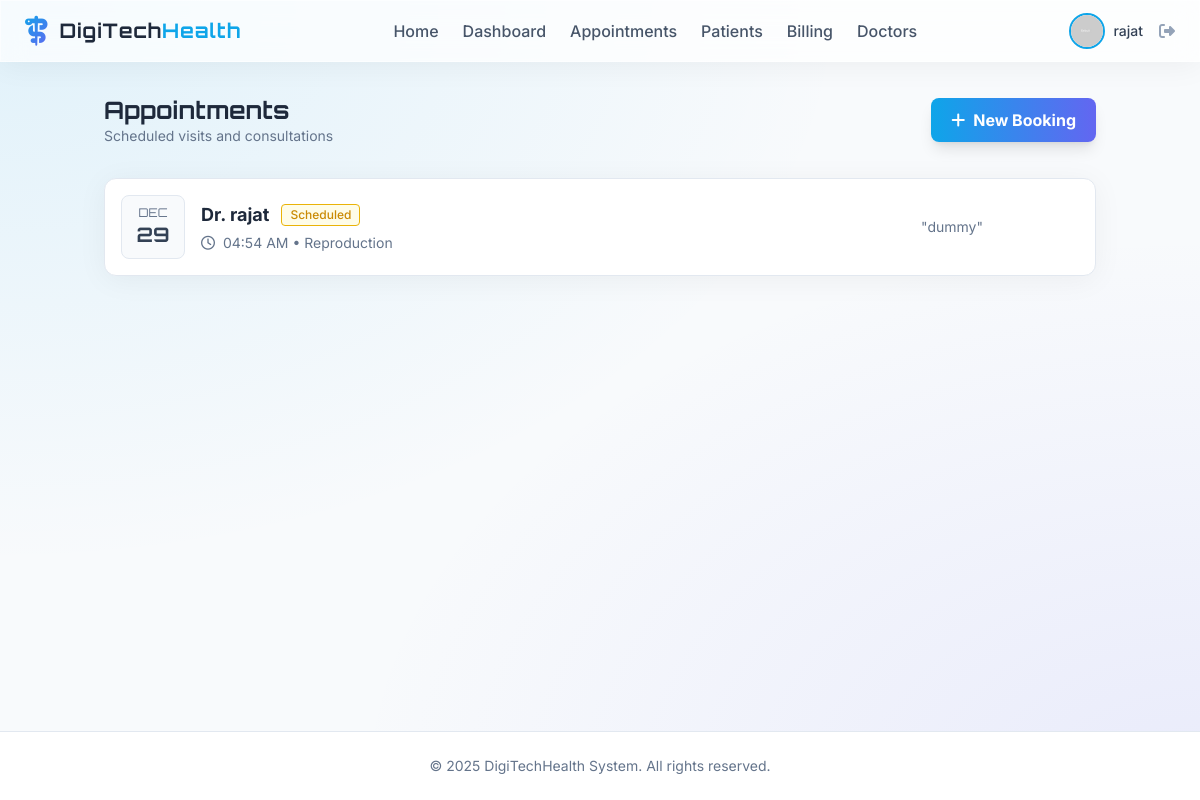
/appointments (signed in), run on an earlier commit of the app's database.
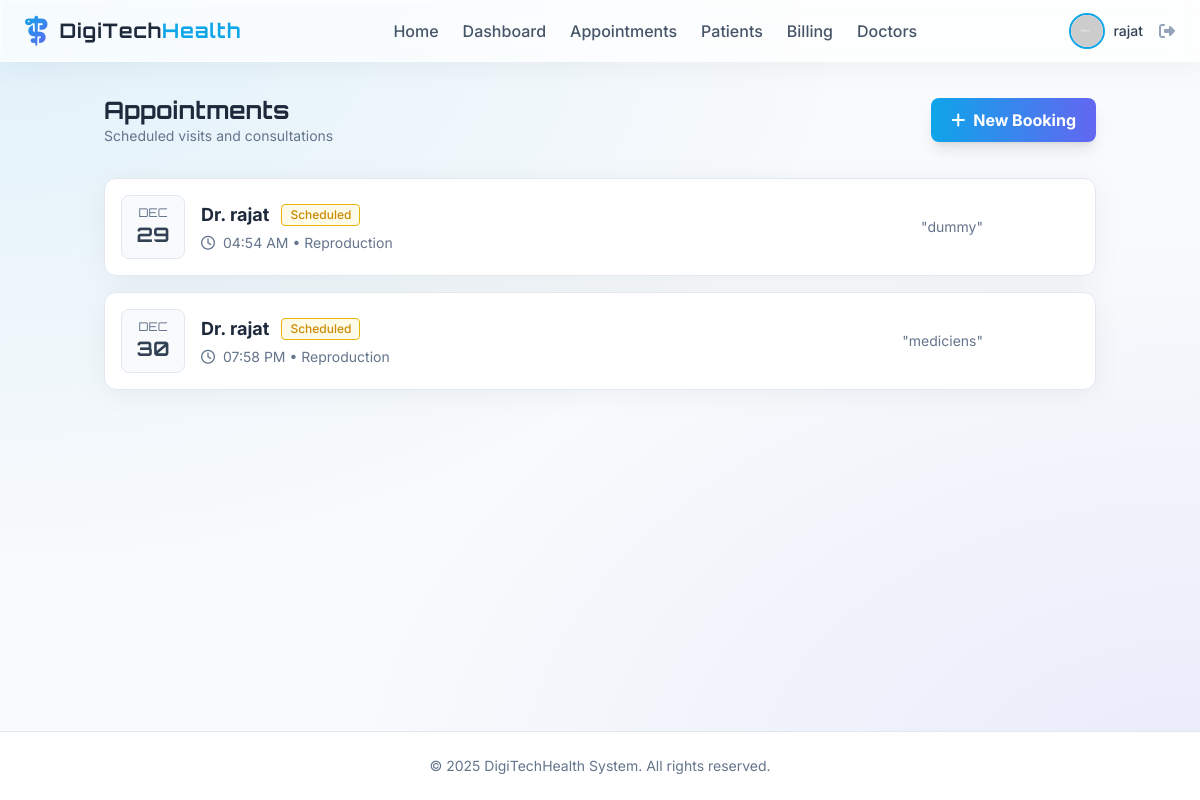
And on a later commit of the database.
### app/models.py (models this page shows, shortened)
class Appointment(db.Model):
    id = db.Column(db.Integer, primary_key=True)
    patient_id = db.Column(db.Integer, db.ForeignKey('patient.id'), nullable=True) # Optional link to existing patient
    doctor_id = db.Column(db.Integer, db.ForeignKey('doctor.id'), nullable=False)
    date_time = db.Column(db.DateTime, nullable=False)
    reason = db.Column(db.String(200), nullable=False)
    status = db.Column(db.String(20), nullable=False, default='Scheduled') # Scheduled, Completed, Cancelled
    patient = db.relationship('Patient', backref='appointments')
    doctor = db.relationship('Doctor', backref='appointments')

class User(db.Model, UserMixin):
    id = db.Column(db.Integer, primary_key=True)
    username = db.Column(db.String(20), unique=True, nullable=False)
    email = db.Column(db.String(120), unique=True, nullable=False)
    image_file = db.Column(db.String(20), nullable=False, default='default.jpg')
    password_hash = db.Column(db.String(128))
    role = db.Column(db.String(20), nullable=False, default='patient')

class Doctor(db.Model):
    id = db.Column(db.Integer, primary_key=True)
    user_id = db.Column(db.Integer, db.ForeignKey('user.id'), nullable=False)
    specialization = db.Column(db.String(100), nullable=False)
    availability = db.Column(db.String(200), nullable=True, default="Mon-Fri 9am-5pm")
    user = db.relationship('User', backref=db.backref('doctor_profile', uselist=False))

### app/appointment/routes.py (the view)
@appointment.route("/appointments")
@login_required
def list_appointments():
    if current_user.role == 'doctor':
        doctor = Doctor.query.filter_by(user_id=current_user.id).first()
        if doctor:
            appointments = Appointment.query.filter_by(doctor_id=doctor.id).all()
        else:
            appointments = []
    elif current_user.role == 'admin':
         appointments = Appointment.query.all()
    else:
        appointments = Appointment.query.all() # Fallback for now
    return render_template('appointment/list.html', appointments=appointments)

### app/models.py (called while the page is built)
@login_manager.user_loader
def load_user(user_id):
    return User.query.get(int(user_id))

### app/templates/appointment/list.html (shortened to what this page needs)
{% extends "base.html" %}
{% block content %}
<div class="flex justify-between items-center mb-8">
    <div>
        <h2 class="text-2xl font-display font-bold text-slate-800">Appointments</h2>
        <p class="text-slate-500 text-sm">Scheduled visits and consultations</p>
    </div>
    <a href="{{ url_for('appointment.book_appointment') }}"
        class="px-5 py-2.5 bg-gradient-to-r from-primary to-secondary text-white font-bold rounded-lg shadow-lg hover:shadow-primary/40 transform hover:-translate-y-0.5 transition-all flex items-center">
        <i class="fa-solid fa-plus mr-2"></i> New Booking
    </a>
</div>
<div class="grid grid-cols-1 gap-4">
    {% for apt in appointments %}
    <div
        class="glass p-4 rounded-xl border border-slate-200 hover:shadow-md transition-all flex flex-col md:flex-row md:items-center justify-between group bg-white">
        <div class="flex items-center mb-4 md:mb-0">
            <div
                class="flex flex-col items-center justify-center h-16 w-16 bg-slate-50 rounded-lg text-slate-700 font-display border border-slate-200 mr-4">
                <span class="text-xs text-slate-500 uppercase">{{ apt.date_time.strftime('%b') }}</span>
                <span class="text-xl font-bold">{{ apt.date_time.day }}</span>
            </div>
            <div>
                <div class="flex items-center mb-1">
                    <h3 class="text-lg font-bold text-slate-800 mr-3">Dr. {{ apt.doctor.user.username }}</h3>
                    <span class="text-xs px-2 py-0.5 rounded border font-medium
                        {% if apt.status == 'Scheduled' %} border-yellow-500 text-yellow-600 bg-yellow-50
                        {% elif apt.status == 'Completed' %} border-green-500 text-green-600 bg-green-50
                        {% else %} border-red-500 text-red-600 bg-red-50 {% endif %}">
                        {{ apt.status }}
                    </span>
                </div>
                <p class="text-sm text-slate-500"><i class="fa-regular fa-clock mr-1"></i> {{
                    apt.date_time.strftime('%I:%M %p') }} &bull; {{ apt.doctor.specialization }}</p>
            </div>
        </div>
        <div class="flex items-center justify-between md:justify-end w-full md:w-auto">
            <div class="mr-6 text-sm text-slate-500 truncate max-w-[200px]">
                "{{ apt.reason }}"
            </div>
        </div>
    </div>
    {% else %}
    <div class="py-16 text-center text-slate-500 glass rounded-xl border border-slate-200 border-dashed">
        <i class="fa-regular fa-calendar-xmark text-4xl mb-4 opacity-50"></i>
        <p>No appointments scheduled.</p>
    </div>
    {% endfor %}
</div>
{% endblock %}

What changed in the data, as far as the page shows it:
added Appointment: date_time "DEC", date_time.day "30", doctor.user.username "rajat", status "Scheduled", date_time "07:58 PM", doctor.specialization "Reproduction", reason "mediciens"
